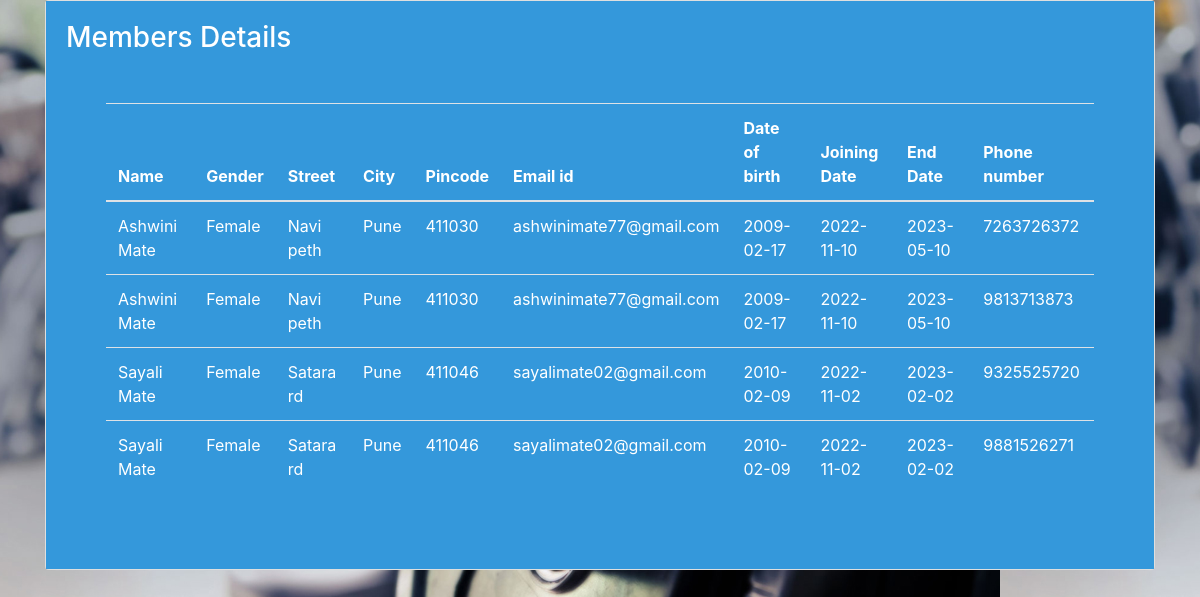
/members.php, run on the app's committed database.
### tables this page shows
CREATE TABLE `phone` (
  `phone_no` bigint(20) NOT NULL,
  `name` varchar(255) NOT NULL
);

CREATE TABLE `user` (
  `gender` varchar(10) DEFAULT NULL,
  `street` varchar(20) DEFAULT NULL,
  `city` varchar(30) DEFAULT NULL,
  `pincode` bigint(20) DEFAULT NULL,
  `email` varchar(100) NOT NULL,
  `dateofbirth` date DEFAULT NULL,
  `joining_date` date NOT NULL,
  `phone_no` bigint(20) NOT NULL,
  `membership_type_id` int(11) DEFAULT NULL
);

CREATE TABLE `membership` (
  `email` varchar(100) NOT NULL,
  `joining_date` date NOT NULL,
  `end_date` date DEFAULT NULL
);

### func.php (the view, shortened to what this page needs)
<?php
$conn = mysqli_connect("localhost", "root", "", "gym", 3307);
function get_member_details()
{
    global $conn;
    $query = "SELECT phone.name,user.gender,user.street,user.city,user.pincode,user.email,user.dateofbirth,user.joining_date,membership.end_date,phone.phone_no
    FROM ((user INNER JOIN phone ON user.phone_no=phone.phone_no) INNER JOIN membership ON user.joining_date=membership.joining_date)";
    $result = mysqli_query($conn, $query);
    while ($row = mysqli_fetch_array($result)) {
        $name = $row['name'];
        $gender = $row['gender'];
        $street = $row['street'];
        $city = $row['city'];
        $pincode = $row['pincode'];
        $email = $row['email'];
        $dateofbirth = $row['dateofbirth'];
        $joining_date = $row['joining_date'];
        $end_date = $row['end_date'];
        $phone = $row['phone_no'];
        echo "<tr>
        <td>$name</td>
        <td>$gender</td>
        <td>$street</td>
        <td>$city</td>
        <td>$pincode</td>
            <td>$email</td>
            <td>$dateofbirth</td>
            <td>$joining_date</td>
            <td>$end_date</td>
            <td>$phone</td>
        </tr>";
    }
}

### members.php (shortened to what this page needs)
<!DOCTYPE html>
<?php include("func.php");?>
<html>
<head>
	 <link rel="stylesheet" href="https://maxcdn.bootstrapcdn.com/bootstrap/4.0.0-beta/css/bootstrap.min.css">
</head>
<body style="background-image:url('../images/cardback.jpg')">
<div class="container">
<div class="card">
     <div class="card-body" style="background-color:#3498DB;color:#ffffff;">
         <div class="row">
             <div class="col-md-3"><h3><centre>Members Details</centre></h3></div>
             <div class="col-md-8">
                 </div></div></div>
     <div class="card-body" style="background-color:#3498DB;color:#ffffff;">
         <div class="card-body">
    <table class="table table-hover">
        <thead>
     <tr>
            <th>Name</th>
            <th>Gender</th>
            <th>Street</th>
            <th>City</th>
            <th>Pincode</th>
         <th>Email id</th>
         <th>Date of birth</th>
         <th>Joining Date</th>
         <th>End Date</th>
         <th>Phone number</th>
        </tr>
        </thead>
        <tbody>
          <?php get_member_details(); ?>
        </tbody>
    </table>
     </div>
    </div>
    </div>
    </div>
    </body>
</html>
</body>

### data on the page
phone: name "Ashwini Mate", user.gender "Female", user.street "Navi peth", user.city "Pune", user.pincode "411030", user.email "ashwinimate77@gmail.com", user.dateofbirth "2009-02-17", user.joining_date "2022-11-10", membership.end_date "2023-05-10", phone_no "7263726372"
phone: name "Ashwini Mate", user.gender "Female", user.street "Navi peth", user.city "Pune", user.pincode "411030", user.email "ashwinimate77@gmail.com", user.dateofbirth "2009-02-17", user.joining_date "2022-11-10", membership.end_date "2023-05-10", phone_no "9813713873"
phone: name "Sayali Mate", user.gender "Female", user.street "Satara rd", user.city "Pune", user.pincode "411046", user.email "sayalimate02@gmail.com", user.dateofbirth "2010-02-09", user.joining_date "2022-11-02", membership.end_date "2023-02-02", phone_no "9325525720"
phone: name "Sayali Mate", user.gender "Female", user.street "Satara rd", user.city "Pune", user.pincode "411046", user.email "sayalimate02@gmail.com", user.dateofbirth "2010-02-09", user.joining_date "2022-11-02", membership.end_date "2023-02-02", phone_no "9881526271"
